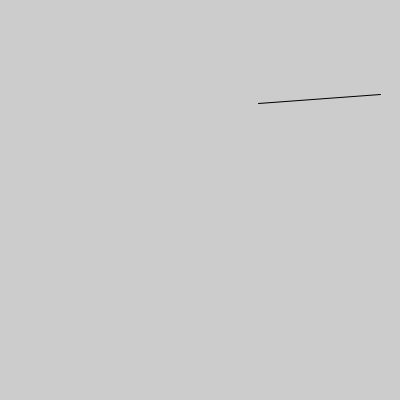
Frame 1 (no input)
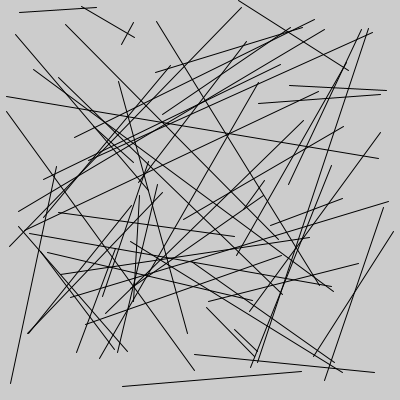
Frame 60 (the mouse pressed at the canvas centre just before this capture)
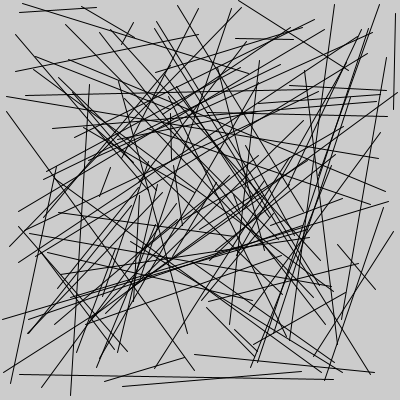
Frame 120 (the mouse held since frame 60 and released just before this capture)

The Processing sketch that drew these frames (run headless with seeded random() and noise(); from frame 60 on, the mouse is pressed at the canvas centre):

// Processing sketch: uebunga
// ── uebunga.pde
void setup() {
  size(400, 400);
  smooth();
}

void draw() {
  line((int)random(400), (int)random(400), (int)random(400), (int)random(400));
}
